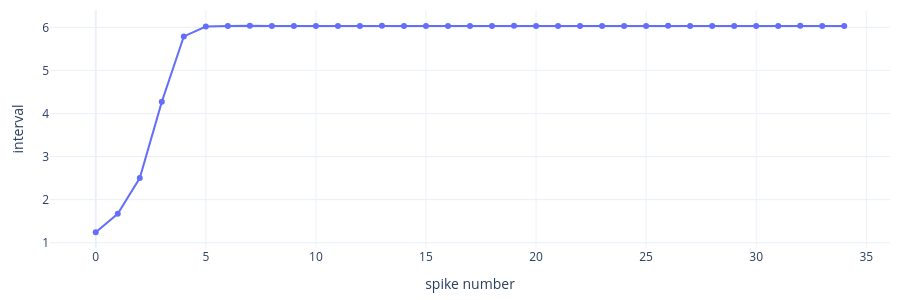
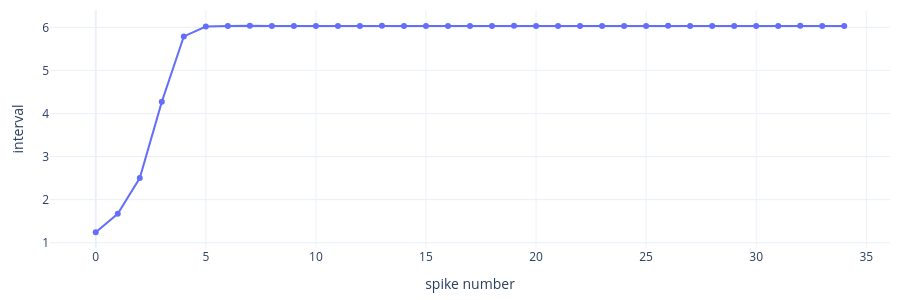

These figures' notebook cell, in order:
### Markdown cell above
**Inter-spike intervals**: they lengthen as `w` builds up, then settle.

### Code cell
import numpy as np
tr = ex.m.run(keep=False, total=200)
spikes = tr.t[1:][np.diff(tr["v"]) < -0.5]
isi = np.diff(spikes)
show_figure(go.Figure(go.Scatter(y=isi, mode="lines+markers")), xaxis_title="spike number", yaxis_title="interval", height=300)

### Figure 1 — Plotly figure (JSON) as saved in the notebook; plotly's stock layout.template omitted (floating-point values rounded to 4 significant figures)
{"data": [{"mode": "lines+markers", "type": "scatter", "y": [1.24, 1.67, 2.5, 4.27, 5.79, 6.02, 6.03, 6.04, 6.03, 6.03, 6.03, 6.03, 6.03, 6.04, 6.03, 6.03, 6.03, 6.03, 6.03, 6.04, 6.03, 6.03, 6.03, 6.03, 6.03, 6.03, 6.04, 6.03, 6.03, 6.03, 6.03, 6.03, 6.04, 6.03, 6.03]}], "layout": {"height": 300, "margin": {"b": 40, "l": 50, "r": 10, "t": 10}, "paper_bgcolor": "white", "plot_bgcolor": "white", "xaxis": {"title": {"text": "spike number"}}, "yaxis": {"title": {"text": "interval"}}}}

### Figure 2 — Plotly figure (JSON) as saved in the notebook; plotly's stock layout.template omitted (floating-point values rounded to 4 significant figures)
{"data": [{"mode": "lines+markers", "type": "scatter", "y": [1.24, 1.67, 2.5, 4.27, 5.79, 6.02, 6.03, 6.04, 6.03, 6.03, 6.03, 6.03, 6.03, 6.04, 6.03, 6.03, 6.03, 6.03, 6.03, 6.04, 6.03, 6.03, 6.03, 6.03, 6.03, 6.03, 6.04, 6.03, 6.03, 6.03, 6.03, 6.03, 6.04, 6.03, 6.03]}], "layout": {"height": 300, "margin": {"b": 40, "l": 50, "r": 10, "t": 10}, "paper_bgcolor": "white", "plot_bgcolor": "white", "xaxis": {"title": {"text": "spike number"}}, "yaxis": {"title": {"text": "interval"}}}}
